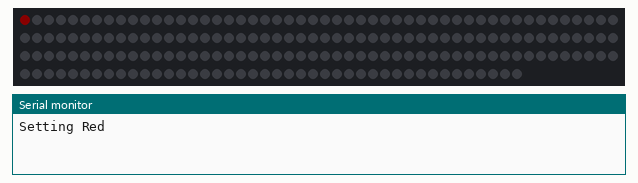
Simulated run of this sketch. Board: Arduino Uno, built with avr-gcc and run on an emulated ATmega328P. Shown: 192 RGB LEDs in strip order, left to right, continuing on the next row, the last lines printed to the serial monitor. Dim RGB values are drawn brighter than linear.

Above: at 0.15 s.
At 4.87 s:
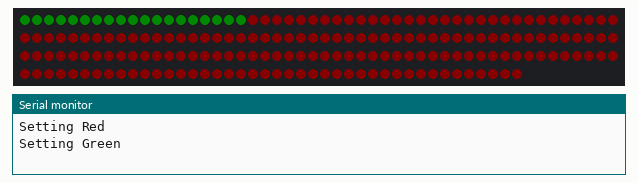
At 9.58 s:
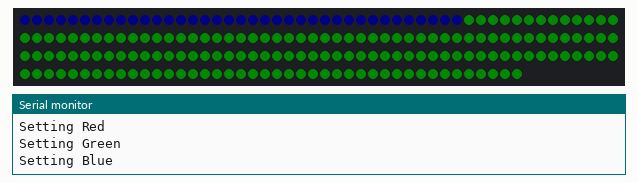
At 19.33 s:
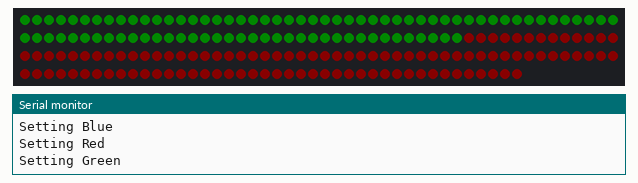
At 28.76 s:
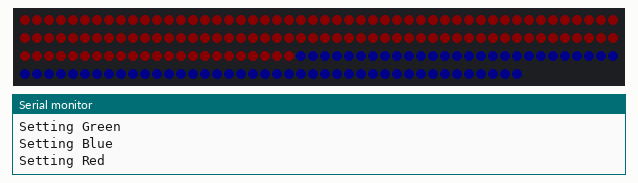
At 38.5 s:
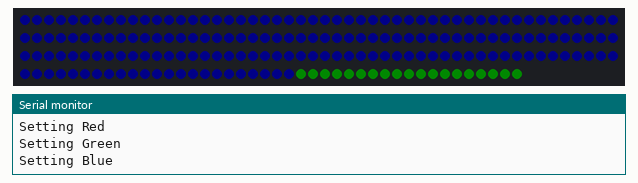

The sketch:

SimpleTest.ino
```cpp
#include "FastLED.h"

FASTLED_USING_NAMESPACE

// minimal FastLED program doing simple pixel setting.

#if defined(FASTLED_VERSION) && (FASTLED_VERSION < 3001000)
#warning "Requires FastLED 3.1 or later; check github for latest code."
#endif

#define DATA_PIN    MOSI
#define CLK_PIN  SCK
#define LED_TYPE    APA102
#define COLOR_ORDER BGR

#define NUM_LEDS    (3*64)
CRGB leds[NUM_LEDS];

#define BRIGHTNESS          10

void setup() {
  //delay(1000); // 3 second delay for recovery
  Serial.begin(115200);

  FastLED.addLeds<APA102,CLK_PIN,DATA_PIN,COLOR_ORDER>(leds, NUM_LEDS).setCorrection(TypicalLEDStrip);

  // set master brightness control
  FastLED.setBrightness(BRIGHTNESS);
}


void loop()
{
  Serial.println("Setting Red");
  for (int i =0; i < NUM_LEDS; i ++){
    leds[i] = CRGB(255,0,0);
     FastLED.show();
     delay(20);
  }
  Serial.println("Setting Green");
    for (int i =0; i < NUM_LEDS; i ++){
    leds[i] = CRGB(0,255,0);
     FastLED.show();
     delay(20);
  }
  Serial.println("Setting Blue");
    for (int i =0; i < NUM_LEDS; i ++){
    leds[i] = CRGB(0,0,255);
     FastLED.show();
     delay(20);
  }

}
```
